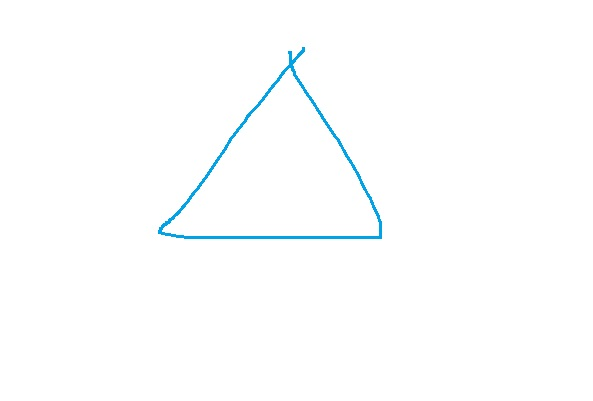
#> input picture shape.jpg, 593 x 401 px
$ python form_erkennung_simple.py
#> lines starting #> are read from the running program, lines starting #| are printed output that depends on the picture; after the words box and inside, x2 and y2 are one past the last pixel; in counts of white or black regions, pixels touching at a corner belong together
import numpy as np    #pip install numpy
import cv2            #pip install opencv-python

img = cv2.imread('shape.jpg')
#> img is the input picture: shape (401, 593, 3); mean B, G, R 254.5, 254.1, 252.8
imgGrey = cv2.cvtColor(img, cv2.COLOR_BGR2GRAY)
_, imgBlack = cv2.threshold(imgGrey, 240, 255, cv2.THRESH_BINARY)
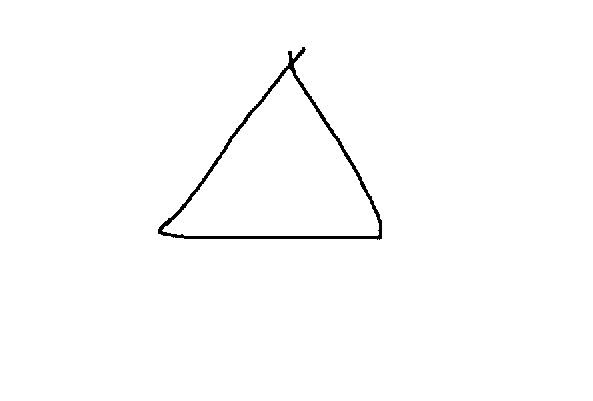
#> imgBlack: shape (401, 593); 99.1% white; 1 black region
contours, _ = cv2.findContours(255-imgBlack, cv2.RETR_EXTERNAL, cv2.CHAIN_APPROX_NONE ) #255-imgBlack invertiert das Bild
#> contours = 1 contour; box (x1, y1, x2, y2) and area: (158, 47, 382, 240) 21178


# mache aus der Kontur approximierte Poligonlinien
schwellwert = 0.03 * cv2.arcLength(contours[0], True)
#> schwellwert = 22.31
linien_umrisse = cv2.approxPolyDP(contours[0], schwellwert, True)
#> linien_umrisse = [[304, 47], [158, 233], [381, 238]]

if len(linien_umrisse) == 3:
    print("Dreieck")
elif len(linien_umrisse) == 4:
    print("Rechteck")
elif len(linien_umrisse) == 5:
    print("Fünfeck")
elif len(linien_umrisse) == 10:
    print("Stern")
else:
    print("Kreis")


cv2.imshow("original img", img)
cv2.waitKey(0)
cv2.destroyAllWindows()

$ run again, with JETZ_Webserver.jpg copied over shape.jpg
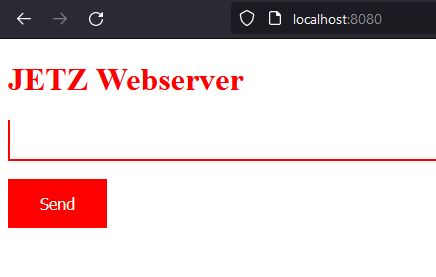
#> input picture JETZ_Webserver.jpg, 436 x 277 px
#> img is the input picture: shape (277, 436, 3); mean B, G, R 210.2, 209.3, 223
#> `imgGrey = cv2.cvtColor(img, cv2.COLOR_BGR2GRAY)`:
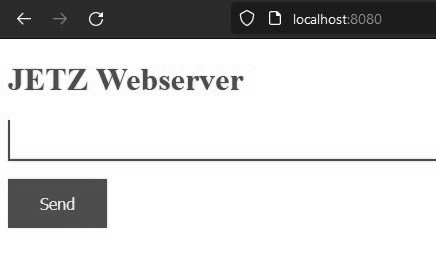
#> imgGrey: shape (277, 436); min 4, max 255, mean 213.5
#> `_, imgBlack = cv2.threshold(imgGrey, 240, 255, cv2.THRESH_BINARY)`:
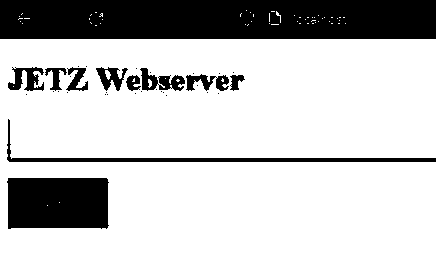
#> imgBlack: shape (277, 436); 78.3% white; 35 black regions (24 under 20 px)
#> contours = 35 contours, 24 with area under 20; largest, box (x1, y1, x2, y2) and area: (0, 0, 436, 39) 16530, (7, 178, 109, 229) 4859, (7, 119, 436, 162) 1334, (140, 68, 185, 91) 478, (8, 67, 44, 91) 391
#> schwellwert = 9.03
#> linien_umrisse = [[8, 178], [8, 228], [108, 225], [106, 178]]

$ run again, with client_server_socket.jpg copied over shape.jpg
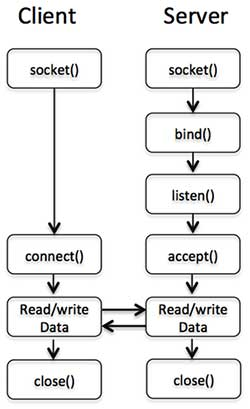
#> input picture client_server_socket.jpg, 250 x 409 px
#> img is the input picture: shape (409, 250, 3); mean B, G, R 234.6, 234.7, 234.7
#> `_, imgBlack = cv2.threshold(imgGrey, 240, 255, cv2.THRESH_BINARY)`:
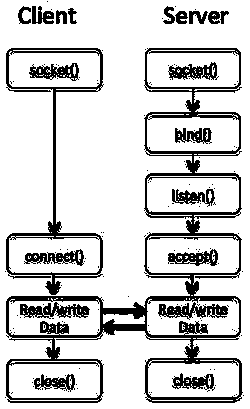
#> imgBlack: shape (409, 250); 81.9% white; 153 black regions (132 under 20 px)
#> contours = 42 contours, 31 with area under 20; largest, box (x1, y1, x2, y2) and area: (6, 48, 243, 403) 34318, (6, 48, 104, 295) 8551, (32, 6, 54, 24) 192, (189, 11, 208, 24) 108, (208, 11, 220, 24) 96
#> schwellwert = 0
#> linien_umrisse = [[5, 397]]
